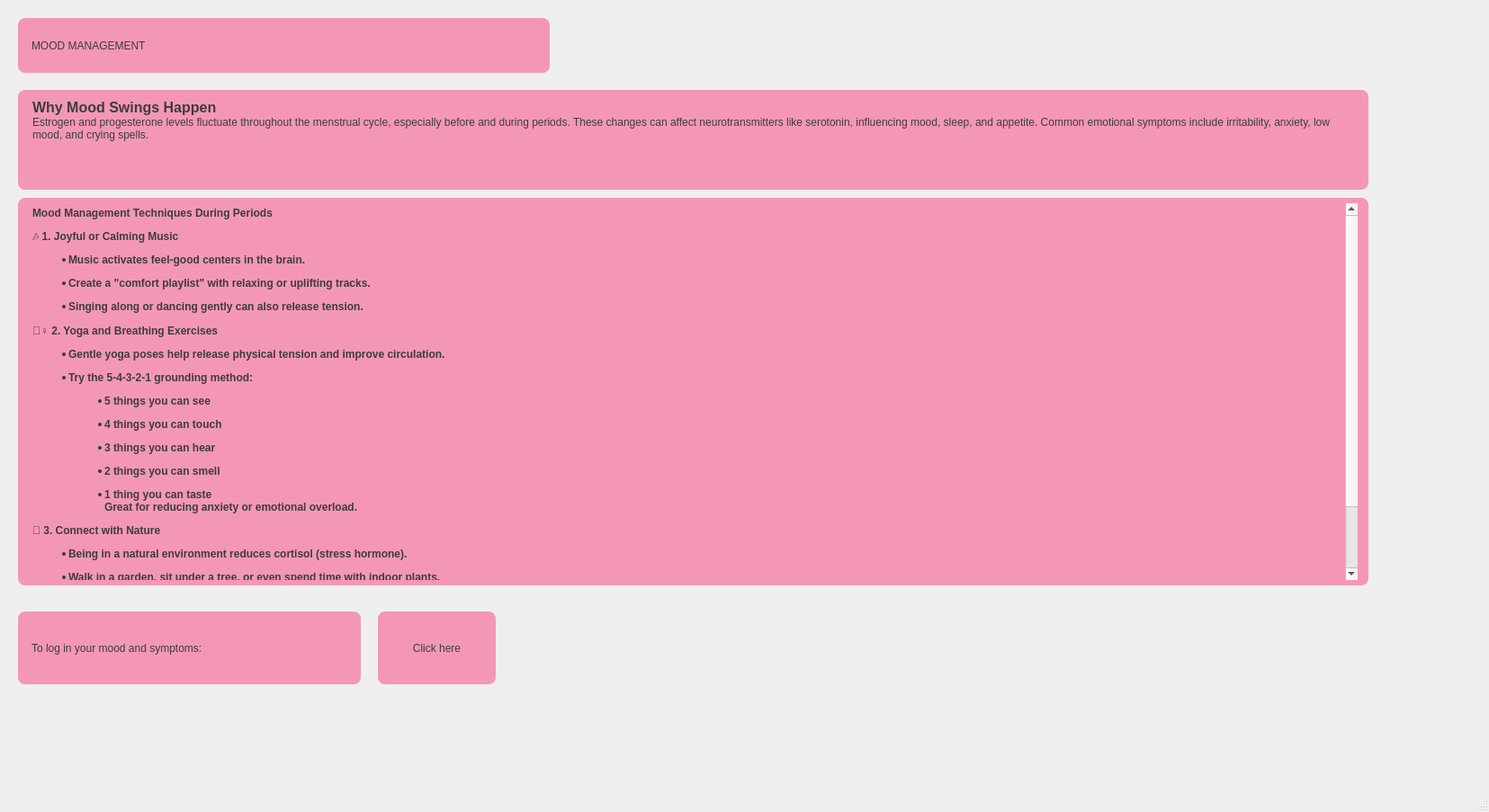
<?xml version="1.0" encoding="UTF-8"?>
<ui version="4.0">
 <class>Moodmanagement</class>
 <widget class="QMainWindow" name="Moodmanagement">
  <property name="geometry">
   <rect>
    <x>0</x>
    <y>0</y>
    <width>1655</width>
    <height>903</height>
   </rect>
  </property>
  <property name="windowTitle">
   <string>Moodmanagement</string>
  </property>
  <property name="styleSheet">
   <string notr="true">QWidget {
    background: qlineargradient(
        x1: 0, y1: 0, x2: 1, y2: 1,
       stop: 0 #f7c6d9,  
       stop: 1 #e6e6fa
    );
}</string>
  </property>
  <widget class="QWidget" name="centralwidget">
   <widget class="QTextBrowser" name="textBrowser_2">
    <property name="geometry">
     <rect>
      <x>20</x>
      <y>100</y>
      <width>1501</width>
      <height>111</height>
     </rect>
    </property>
    <property name="styleSheet">
     <string notr="true">QTextBrowser{
    background-color: #F497B6;      
    color: #3D3D3D;                   
    font: bold 20px &quot;Arial&quot;;
    border-radius: 8px;
    padding: 6px 12px;
}

</string>
    </property>
    <property name="html">
     <string>&lt;!DOCTYPE HTML PUBLIC &quot;-//W3C//DTD HTML 4.0//EN&quot; &quot;http://www.w3.org/TR/REC-html40/strict.dtd&quot;&gt;
&lt;html&gt;&lt;head&gt;&lt;meta name=&quot;qrichtext&quot; content=&quot;1&quot; /&gt;&lt;meta charset=&quot;utf-8&quot; /&gt;&lt;style type=&quot;text/css&quot;&gt;
p, li { white-space: pre-wrap; }
hr { height: 1px; border-width: 0; }
li.unchecked::marker { content: &quot;\2610&quot;; }
li.checked::marker { content: &quot;\2612&quot;; }
&lt;/style&gt;&lt;/head&gt;&lt;body style=&quot; font-family:'Arial'; font-size:20px; font-weight:700; font-style:normal;&quot;&gt;
&lt;p style=&quot; margin-top:0px; margin-bottom:0px; margin-left:0px; margin-right:0px; -qt-block-indent:0; text-indent:0px;&quot;&gt;&lt;span style=&quot; font-family:'Segoe UI'; font-size:12pt;&quot;&gt;Why Mood Swings Happen&lt;/span&gt;&lt;span style=&quot; font-family:'Segoe UI'; font-size:9pt; font-weight:400;&quot;&gt; &lt;/span&gt;&lt;/p&gt;
&lt;p style=&quot; margin-top:0px; margin-bottom:0px; margin-left:0px; margin-right:0px; -qt-block-indent:0; text-indent:0px;&quot;&gt;&lt;span style=&quot; font-family:'Segoe UI'; font-size:9pt; font-weight:400;&quot;&gt;Estrogen and progesterone levels fluctuate throughout the menstrual cycle, especially before and during periods. These changes can affect neurotransmitters like serotonin, influencing mood, sleep, and appetite. Common emotional symptoms include irritability, anxiety, low mood, and crying spells.&lt;/span&gt;&lt;/p&gt;&lt;/body&gt;&lt;/html&gt;</string>
    </property>
   </widget>
   <widget class="QTextBrowser" name="textBrowser">
    <property name="geometry">
     <rect>
      <x>20</x>
      <y>220</y>
      <width>1501</width>
      <height>431</height>
     </rect>
    </property>
    <property name="styleSheet">
     <string notr="true">QTextBrowser{
    background-color: #F497B6;      
    color: #3D3D3D;                   
    font: bold 20px &quot;Arial&quot;;
    border-radius: 8px;
    padding: 6px 12px;
}

</string>
    </property>
    <property name="html">
     <string>&lt;!DOCTYPE HTML PUBLIC &quot;-//W3C//DTD HTML 4.0//EN&quot; &quot;http://www.w3.org/TR/REC-html40/strict.dtd&quot;&gt;
&lt;html&gt;&lt;head&gt;&lt;meta name=&quot;qrichtext&quot; content=&quot;1&quot; /&gt;&lt;meta charset=&quot;utf-8&quot; /&gt;&lt;style type=&quot;text/css&quot;&gt;
p, li { white-space: pre-wrap; }
hr { height: 1px; border-width: 0; }
li.unchecked::marker { content: &quot;\2610&quot;; }
li.checked::marker { content: &quot;\2612&quot;; }
&lt;/style&gt;&lt;/head&gt;&lt;body style=&quot; font-family:'Arial'; font-size:20px; font-weight:700; font-style:normal;&quot;&gt;
&lt;p style=&quot; margin-top:0px; margin-bottom:0px; margin-left:0px; margin-right:0px; -qt-block-indent:0; text-indent:0px;&quot;&gt;&lt;span style=&quot; font-family:'Segoe UI'; font-size:9pt;&quot;&gt;Mood Management Techniques During Periods&lt;/span&gt;&lt;/p&gt;
&lt;h4 style=&quot; margin-top:12px; margin-bottom:12px; margin-left:0px; margin-right:0px; -qt-block-indent:0; text-indent:0px;&quot;&gt;&lt;span style=&quot; font-family:'Segoe UI'; font-size:9pt;&quot;&gt;🎶 1. Joyful or Calming Music&lt;/span&gt;&lt;/h4&gt;
&lt;ul style=&quot;margin-top: 0px; margin-bottom: 0px; margin-left: 0px; margin-right: 0px; -qt-list-indent: 1;&quot;&gt;
&lt;li style=&quot; font-family:'Segoe UI'; font-size:9pt;&quot; style=&quot; margin-top:12px; margin-bottom:12px; margin-left:0px; margin-right:0px; -qt-block-indent:0; text-indent:0px;&quot;&gt;Music activates feel-good centers in the brain.&lt;/li&gt;
&lt;li style=&quot; font-family:'Segoe UI'; font-size:9pt;&quot; style=&quot; margin-top:12px; margin-bottom:12px; margin-left:0px; margin-right:0px; -qt-block-indent:0; text-indent:0px;&quot;&gt;Create a &amp;quot;comfort playlist&amp;quot; with relaxing or uplifting tracks.&lt;/li&gt;
&lt;li style=&quot; font-family:'Segoe UI'; font-size:9pt;&quot; style=&quot; margin-top:12px; margin-bottom:12px; margin-left:0px; margin-right:0px; -qt-block-indent:0; text-indent:0px;&quot;&gt;Singing along or dancing gently can also release tension.&lt;/li&gt;&lt;/ul&gt;
&lt;h4 style=&quot; margin-top:12px; margin-bottom:12px; margin-left:0px; margin-right:0px; -qt-block-indent:0; text-indent:0px;&quot;&gt;&lt;span style=&quot; font-family:'Segoe UI'; font-size:9pt;&quot;&gt;🧘‍♀️ 2. Yoga and Breathing Exercises&lt;/span&gt;&lt;/h4&gt;
&lt;ul style=&quot;margin-top: 0px; margin-bottom: 0px; margin-left: 0px; margin-right: 0px; -qt-list-indent: 1;&quot;&gt;
&lt;li style=&quot; font-family:'Segoe UI'; font-size:9pt;&quot; style=&quot; margin-top:12px; margin-bottom:12px; margin-left:0px; margin-right:0px; -qt-block-indent:0; text-indent:0px;&quot;&gt;Gentle yoga poses help release physical tension and improve circulation.&lt;/li&gt;
&lt;li style=&quot; font-family:'Segoe UI'; font-size:9pt;&quot; style=&quot; margin-top:12px; margin-bottom:12px; margin-left:0px; margin-right:0px; -qt-block-indent:0; text-indent:0px;&quot;&gt;Try the 5-4-3-2-1 grounding method:
&lt;ul style=&quot;margin-top: 0px; margin-bottom: 0px; margin-left: 0px; margin-right: 0px; -qt-list-indent: 2;&quot;&gt;
&lt;li style=&quot; font-family:'Segoe UI'; font-size:9pt;&quot; style=&quot; margin-top:12px; margin-bottom:12px; margin-left:0px; margin-right:0px; -qt-block-indent:0; text-indent:0px;&quot;&gt;5 things you can see&lt;/li&gt;
&lt;li style=&quot; font-family:'Segoe UI'; font-size:9pt;&quot; style=&quot; margin-top:12px; margin-bottom:12px; margin-left:0px; margin-right:0px; -qt-block-indent:0; text-indent:0px;&quot;&gt;4 things you can touch&lt;/li&gt;
&lt;li style=&quot; font-family:'Segoe UI'; font-size:9pt;&quot; style=&quot; margin-top:12px; margin-bottom:12px; margin-left:0px; margin-right:0px; -qt-block-indent:0; text-indent:0px;&quot;&gt;3 things you can hear&lt;/li&gt;
&lt;li style=&quot; font-family:'Segoe UI'; font-size:9pt;&quot; style=&quot; margin-top:12px; margin-bottom:12px; margin-left:0px; margin-right:0px; -qt-block-indent:0; text-indent:0px;&quot;&gt;2 things you can smell&lt;/li&gt;
&lt;li style=&quot; font-family:'Segoe UI'; font-size:9pt;&quot; style=&quot; margin-top:12px; margin-bottom:12px; margin-left:0px; margin-right:0px; -qt-block-indent:0; text-indent:0px;&quot;&gt;1 thing you can taste&lt;br /&gt;Great for reducing anxiety or emotional overload.&lt;/li&gt;&lt;/ul&gt;&lt;/li&gt;&lt;/ul&gt;
&lt;h4 style=&quot; margin-top:12px; margin-bottom:12px; margin-left:0px; margin-right:0px; -qt-block-indent:0; text-indent:0px;&quot;&gt;&lt;span style=&quot; font-family:'Segoe UI'; font-size:9pt;&quot;&gt;🌳 3. Connect with Nature&lt;/span&gt;&lt;/h4&gt;
&lt;ul style=&quot;margin-top: 0px; margin-bottom: 0px; margin-left: 0px; margin-right: 0px; -qt-list-indent: 1;&quot;&gt;
&lt;li style=&quot; font-family:'Segoe UI'; font-size:9pt;&quot; style=&quot; margin-top:12px; margin-bottom:12px; margin-left:0px; margin-right:0px; -qt-block-indent:0; text-indent:0px;&quot;&gt;Being in a natural environment reduces cortisol (stress hormone).&lt;/li&gt;
&lt;li style=&quot; font-family:'Segoe UI'; font-size:9pt;&quot; style=&quot; margin-top:12px; margin-bottom:12px; margin-left:0px; margin-right:0px; -qt-block-indent:0; text-indent:0px;&quot;&gt;Walk in a garden, sit under a tree, or even spend time with indoor plants.&lt;/li&gt;
&lt;li style=&quot; font-family:'Segoe UI'; font-size:9pt;&quot; style=&quot; margin-top:12px; margin-bottom:12px; margin-left:0px; margin-right:0px; -qt-block-indent:0; text-indent:0px;&quot;&gt;Avoid noisy, high-traffic areas if possible for best results.&lt;/li&gt;&lt;/ul&gt;
&lt;h4 style=&quot; margin-top:12px; margin-bottom:12px; margin-left:0px; margin-right:0px; -qt-block-indent:0; text-indent:0px;&quot;&gt;&lt;span style=&quot; font-family:'Segoe UI'; font-size:9pt;&quot;&gt;✍️ 4. Journaling&lt;/span&gt;&lt;/h4&gt;
&lt;ul style=&quot;margin-top: 0px; margin-bottom: 0px; margin-left: 0px; margin-right: 0px; -qt-list-indent: 1;&quot;&gt;
&lt;li style=&quot; font-family:'Segoe UI'; font-size:9pt;&quot; style=&quot; margin-top:12px; margin-bottom:12px; margin-left:0px; margin-right:0px; -qt-block-indent:0; text-indent:0px;&quot;&gt;Helps release bottled-up emotions and clarify thoughts.&lt;/li&gt;&lt;/ul&gt;&lt;/body&gt;&lt;/html&gt;</string>
    </property>
   </widget>
   <widget class="QLabel" name="label">
    <property name="geometry">
     <rect>
      <x>20</x>
      <y>20</y>
      <width>591</width>
      <height>61</height>
     </rect>
    </property>
    <property name="styleSheet">
     <string notr="true">QLabel{
    background-color: #F497B6;      
    color: #3D3D3D;                   
    font: bold 20px &quot;Arial&quot;;
    border-radius: 8px;
    padding: 6px 12px;
}
</string>
    </property>
    <property name="text">
     <string>MOOD MANAGEMENT</string>
    </property>
   </widget>
   <widget class="QLabel" name="label_2">
    <property name="geometry">
     <rect>
      <x>20</x>
      <y>680</y>
      <width>381</width>
      <height>81</height>
     </rect>
    </property>
    <property name="styleSheet">
     <string notr="true">QLabel{
    background-color: #F497B6;      
    color: #3D3D3D;                   
    font: bold 20px &quot;Arial&quot;;
    border-radius: 8px;
    padding: 6px 12px;
}</string>
    </property>
    <property name="text">
     <string>To log in your mood and symptoms:</string>
    </property>
   </widget>
   <widget class="QPushButton" name="pushButton">
    <property name="geometry">
     <rect>
      <x>420</x>
      <y>680</y>
      <width>131</width>
      <height>81</height>
     </rect>
    </property>
    <property name="styleSheet">
     <string notr="true">QPushButton{
    background-color: #F497B6;      
    color: #3D3D3D;                   
    font: bold 20px &quot;Arial&quot;;
    border-radius: 8px;
    padding: 6px 12px;
}
QPushButton:hover
{
background-color: #e6769f;}</string>
    </property>
    <property name="text">
     <string>Click here</string>
    </property>
   </widget>
  </widget>
  <widget class="QStatusBar" name="statusbar"/>
 </widget>
 <resources/>
 <connections/>
</ui>
